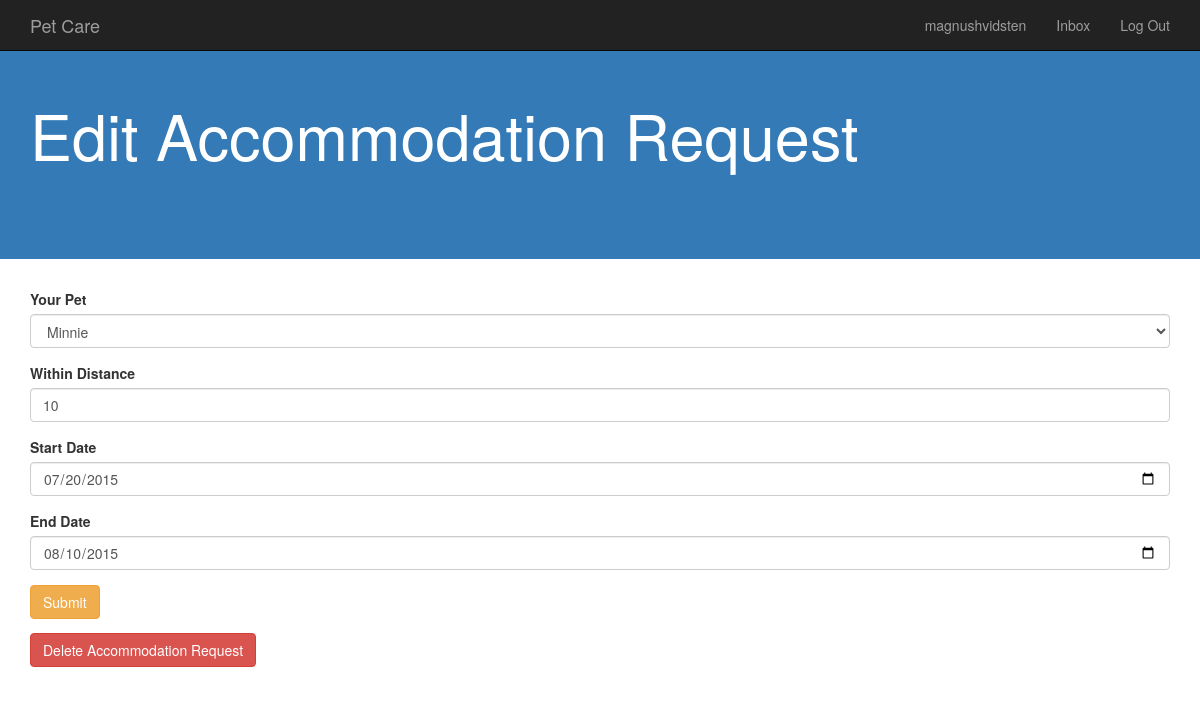
Screenshot of /user/editAccommodationRequest.php?RequestID=115&PetID=5 (signed in) with the database file from the repository.
### tables this page shows
CREATE TABLE AccommodationRequest
(OwnerID       	Char(20),
 PetID 			INTEGER, 
 RequestID 		INTEGER,
 WithinDistance 		REAL NOT NULL, 
 StartDate 		DATE NOT NULL, 
 EndDate 		DATE NOT NULL, 
 primary key(PetID, RequestID),
 foreign key(OwnerID, PetID) references OwnsPet(OwnerID, PetID)
 	ON DELETE CASCADE
	ON UPDATE CASCADE);

### user/editAccommodationRequest.php (the view, shortened to what this page needs)
<?php
	$db = new PDO("mysql:host=localhost;dbname=fantastic304;port=3306","root");
	$sql = $db->prepare('SELECT * FROM AccommodationRequest WHERE RequestID = '.$_GET["RequestID"].' and PetID = '.$_GET["PetID"].';');
	$sql->execute();
	$row = $sql->fetch();
?>
<head>
	<link rel="stylesheet" href="../bootstrap.min.css">
</head>
<body>
	<?php include '../include/header.php' ?>
	<div style="padding: 80px 0; background-color:337ab7; !important" class="jumbotron">
  		<div class="container">
  			<h1 style="color:white">Edit Accommodation Request</h1>
  		</div>
	</div>
	<div class="container">
		<form action="createAccomodationRequest.php" method="post">
		  	<div class="form-group">
			    <label for="SelectYourPet">Your Pet</label>
			    <select type="number" class="form-control" name="PetID">
			    <?php
			    	try{
						$sql = 'SELECT PetID, PetName FROM OwnsPet WHERE OwnerID = "'.$_COOKIE['userID'].'"';
						foreach($db->query($sql) as $row2){
							if($row2["PetID"]==$_GET["PetID"]){
								echo"<option value=".$row2["PetID"]." selected='selected'>".$row2["PetName"]."</option>";
							} else{
								echo"<option value=".$row2["PetID"].">".$row2["PetName"]."</option>";
							}
						}
					} catch(Exception $e){
					echo "Could not connect to the database";
					exit;
					}
				?>
			    </select>
		 	</div>
		  	<div class="form-group">
			    <label for="WithinDistance">Within Distance</label>
			    <input type="text" class="form-control" name="WithinDistance" value= "<?= $row["WithinDistance"] ?>" >
		  	</div>
		  	<div class="form-group">
			    <label for="StartDate">Start Date</label>
			    <input type="date" class="form-control" name="StartDate" value="<?= $row["StartDate"] ?>">
		 	</div>
		  	<div class="form-group">
			    <label for="EndDate">End Date</label>
			    <input type="date" class="form-control" name="EndDate" value="<?= $row["EndDate"] ?>">
		 	</div>
		  	<button type="submit" class="btn btn-warning">Submit</button>
		</form>
		<form action="createAccomodationRequest.php" method="post" onsubmit="return confirm('Are you sure you want to delete this request?')">
			<button type="submit" class="btn btn-danger">Delete Accommodation Request</button>
		</form>
	</div>
</body>

### rows the page displays
accommodationrequest: WithinDistance "10", StartDate "07/20/2015", EndDate "08/10/2015"

### other values shown
$_COOKIE['userID'] "magnushvidsten"
form field PetID "Minnie"
